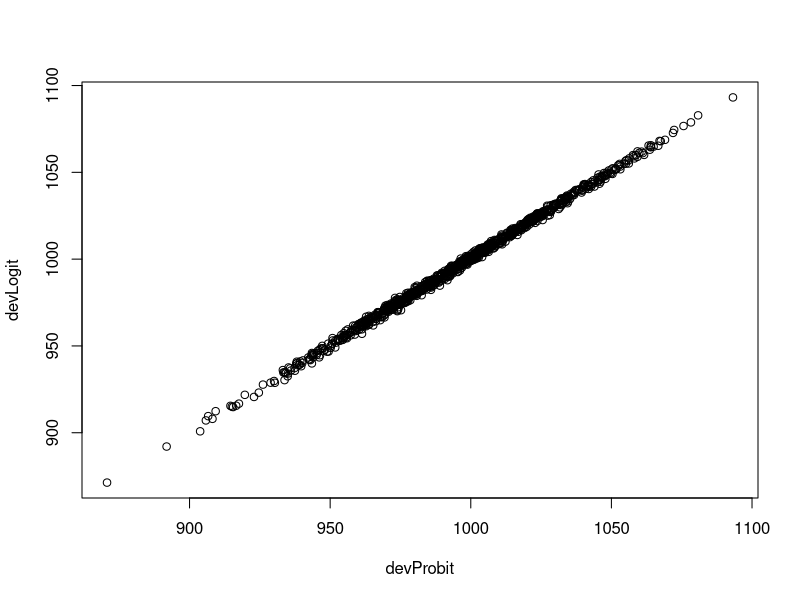
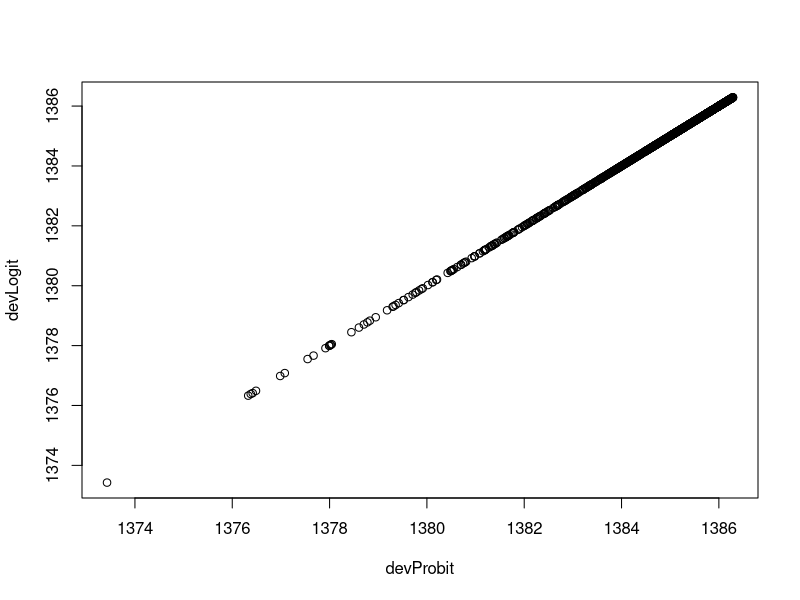

Source code (R) for these figures, in order:
#generate data from probit
set.seed(1)

probLower = vector(length=1000)
devLogit = vector(length=1000)
devProbit = vector(length=1000)

for(i in 1:1000){      
  x = rnorm(1000)
  y = rbinom(n=1000, size=1, prob=pnorm(x))
  
  logitModel  = glm(y~x, family=binomial(link="logit"))
  probitModel = glm(y~x, family=binomial(link="probit"))
  
  probLower[i] = deviance(probitModel)<deviance(logitModel)
  devLogit[i]  = deviance(logitModel)
  devProbit[i] = deviance(probitModel)
}

sum(probLower)/1000 

plot(devProbit,devLogit)

################################################################################################################

#generate data from logit
set.seed(1)
probLower = vector(length=1000)
devLogit = vector(length=1000)
devProbit = vector(length=1000)

n <- 1000
beta0 <- 0
beta1 <- 1
pi_x <- exp(beta0 + beta1 * x) / (1 + exp(beta0 + beta1 * x)) 

for(i in 1:1000){      
  x <- runif(n=n, min=-5, max=5)
  y <- rbinom(n=length(x), size=1, prob=pi_x)
  
  logitModel  = glm(y~x, family=binomial(link="logit"))
  probitModel = glm(y~x, family=binomial(link="probit"))
  
  probLower[i] = deviance(logitModel)<deviance(probitModel)
  devLogit[i]  = deviance(logitModel)
  devProbit[i] = deviance(probitModel)
}

sum(probLower)/1000 

plot(devProbit,devLogit)
